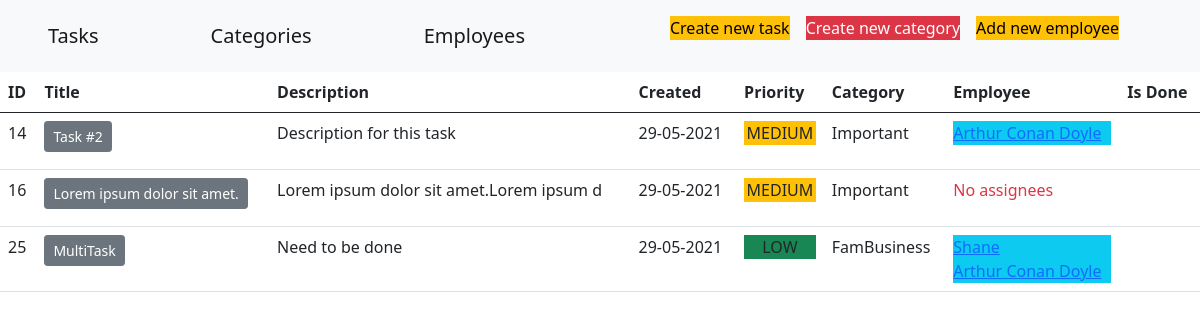
Page /task on the committed database.
### app/models.py (models this page shows, shortened)
class Task(db.Model):
    id = db.Column(db.Integer, primary_key=True)
    title = db.Column(db.VARCHAR(255), nullable=False)
    description = db.Column(db.VARCHAR(255), nullable=False)
    created = db.Column(db.TIMESTAMP())
    priority = db.Column(db.Enum(Priority), default=Priority.LOW)
    is_done = db.Column(db.Boolean(), default=False)
    category_id = db.Column(db.Integer, db.ForeignKey('category.id'))

class Category(db.Model):
    id = db.Column(db.Integer, primary_key=True)
    name = db.Column(db.String(255), nullable=False)
    category = db.relationship('Task', backref='category_backref', lazy=True)

class Employee(db.Model):
    id = db.Column(db.Integer, primary_key=True)
    name = db.Column(db.String(255), nullable=False)
    count_of_completed_tasks = db.Column(db.Integer)
    task_empl = db.relationship('Task', secondary=db.Table('task_empl',
                                                           db.Column('employee_id', db.Integer,
                                                                     db.ForeignKey('employee.id')),
                                                           db.Column('task_id', db.Integer, db.ForeignKey('task.id'))
                                                           ), backref=db.backref('employee_backref'))

### app/views.py (the view)
@app.route('/task', methods=['GET'])
def task_find_all():
    tasks = Task.query.order_by(desc(case(value=Task.priority, whens={'LOW': 1, 'MEDIUM': 2, 'HIGH': 3})),
                                Task.created.desc()).all()
    categories = {category.id: category.name for category in Category.query.all()}
    return render_template('task/index.html',
                           title="Tasks",
                           tasks=tasks,
                           categories=categories)

### app/templates/task/index.html (shortened to what this page needs)
{% extends "parent.html" %}
{% block content %}
<table class="table table-responsive">
    <thead>
    <tr>
        <th>ID</th>
        <th>Title</th>
        <th>Description</th>
        <th>Created</th>
        <th>Priority</th>
        <th>Category</th>
        <th>Employee</th>
        <th>Is Done</th>
    </tr>
    </thead>
    {% if tasks|length > 0 %}
    <tbody>
    {% for task in tasks %}
    {% set color = 'danger' if task.priority.name == 'HIGH' else 'warning' if task.priority.name == 'MEDIUM' else
    'success' %}
    <tr>
        <td>{{task.id}}</td>
        <td><a class="btn btn-secondary btn-sm" href="{{url_for('task_find_by_id', taskId=task.id)}}">{{task.title}}</a>
        </td>
        <td>{{task.description[:40]}}
        </td>
        <td>{{task.created.strftime("%d-%m-%Y")}}</td>
        <td class="text-center"><p class="bg-{{color}}">{{task.priority.name}}</p></td>
        <td>{{categories[task.category_id]}}</td>
        <td>
            {% if task.employee_backref|length > 0 %}
            {% for employee in task.employee_backref %}
            <div class="bg-info">
                <a href="{{url_for('employee_find_by_id', employeeId=employee.id)}}">{{employee.name}}</a>
            </div>
            {% endfor %}
            {% else %}
            <p class="text-danger">No assignees</p>
            {% endif %}
        </td>
        <td class="text-center"><i class="h3 {{'icon-check' if task.is_done else 'icon-check-empty'}}"></i></td>
    </tr>
    {% endfor %}
    </tbody>
</table>
{% else %}
<div class="position-absolute top-50 start-50"><p class="btn-danger">There is no tasks</p></div>
{% endif %}
{% endblock %}

### app/templates/parent.html (shortened to what this page needs)
<!DOCTYPE html>
<html lang="en">
<head>
    <link href="//netdna.bootstrapcdn.com/font-awesome/3.2.1/css/font-awesome.css" rel="stylesheet">
    <link href="https://cdn.jsdelivr.net/npm/bootstrap@5.0.0-beta2/dist/css/bootstrap.min.css"
          rel="stylesheet"
>
</head>
<body>
<nav class="navbar navbar-expand-lg navbar-light bg-light">
    <a class="navbar-brand px-5" href="{{ url_for('task_find_all') }}">Tasks</a>
    <a class="navbar-brand px-5" href="{{ url_for('category_find_all') }}">Categories</a>
    <a class="navbar-brand px-5" href="{{ url_for('employee_find_all') }}">Employees</a>
    <div class="collapse navbar-collapse d-flex flex-column" id="navbarNav">
        <ul class="navbar-nav">
            <li class="nav-item">
                <a class="nav-link" href="{{ url_for('task_create') }}"><p class="btn-warning">Create new task</p></a>
            </li>
            <li class="nav-item">
                <a class="nav-link" href="{{ url_for('category_create') }}"><p class="btn-danger">Create new category</p></a>
            </li>
            <li class="nav-item">
                <a class="nav-link" href="{{ url_for('employee_create') }}"><p class="btn-warning">Add new employee</p></a>
            </li>
        </ul>
    </div>
</nav>
{%block content%}
{% endblock %}
</body>
</html>

### rows in the picture
Task: id "14", title "Task #2", description "Description for this task", created "29-05-2021", priority.name "MEDIUM"
Category: name "Important"
Employee: name "Arthur Conan Doyle"
Task: id "16", title "Lorem ipsum dolor sit amet.", description "Lorem ipsum dolor sit amet.Lorem ipsum d", created "29-05-2021", priority.name "MEDIUM", shows "No assignees"
Task: id "25", title "MultiTask", description "Need to be done", created "29-05-2021", priority.name "LOW"
Category: name "FamBusiness"
Employee: name "Shane"
